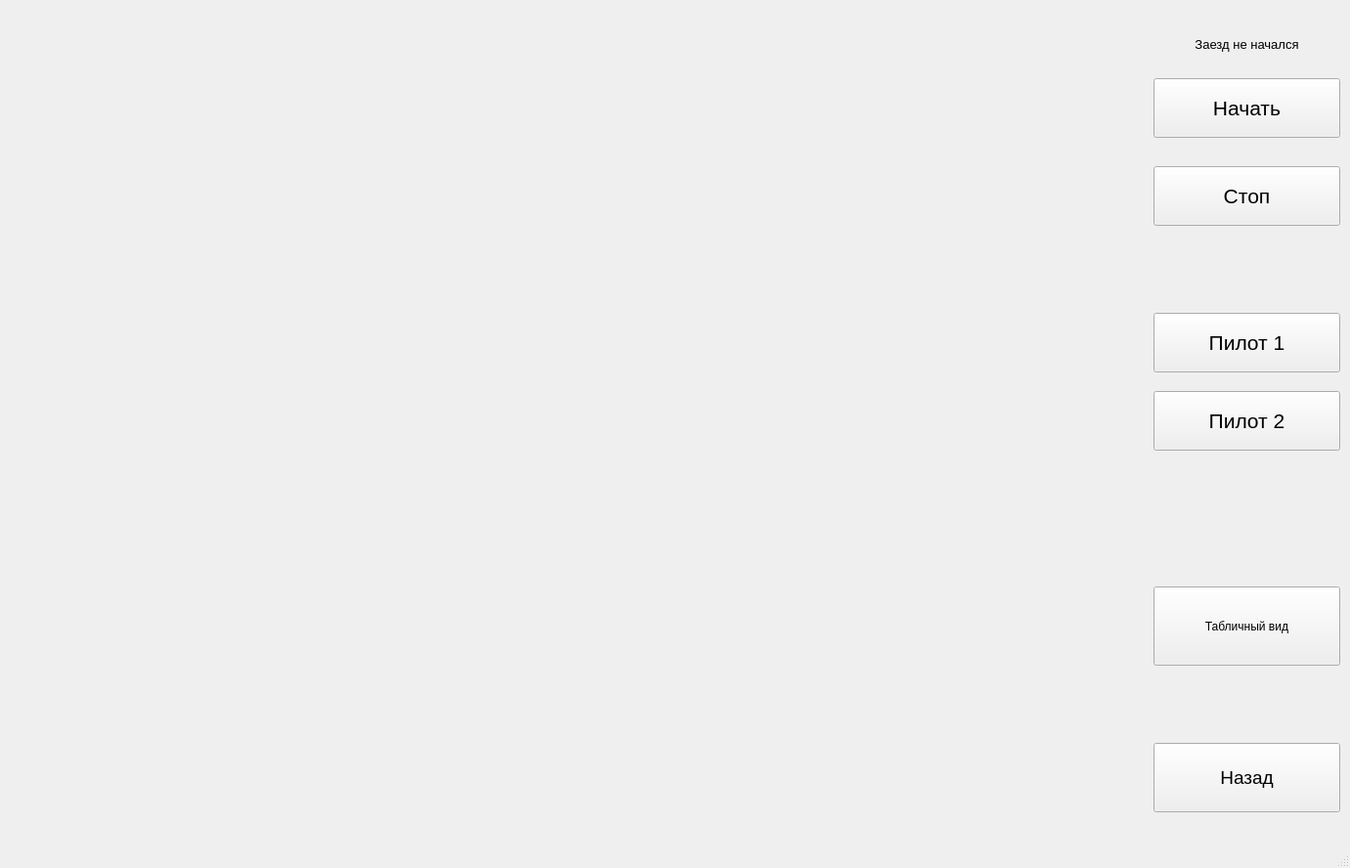
<?xml version="1.0" encoding="UTF-8"?>
<ui version="4.0">
 <class>MainWindow</class>
 <widget class="QMainWindow" name="MainWindow">
  <property name="geometry">
   <rect>
    <x>0</x>
    <y>0</y>
    <width>1381</width>
    <height>888</height>
   </rect>
  </property>
  <property name="windowTitle">
   <string>MainWindow</string>
  </property>
  <widget class="QWidget" name="centralwidget">
   <widget class="QWidget" name="verticalLayoutWidget">
    <property name="geometry">
     <rect>
      <x>0</x>
      <y>0</y>
      <width>1171</width>
      <height>841</height>
     </rect>
    </property>
    <layout class="QVBoxLayout" name="layout"/>
   </widget>
   <widget class="QPushButton" name="backButton">
    <property name="geometry">
     <rect>
      <x>1180</x>
      <y>760</y>
      <width>191</width>
      <height>71</height>
     </rect>
    </property>
    <property name="font">
     <font>
      <pointsize>14</pointsize>
     </font>
    </property>
    <property name="text">
     <string>Назад</string>
    </property>
   </widget>
   <widget class="QLabel" name="isStartedlabel">
    <property name="geometry">
     <rect>
      <x>1180</x>
      <y>20</y>
      <width>191</width>
      <height>51</height>
     </rect>
    </property>
    <property name="font">
     <font>
      <pointsize>10</pointsize>
     </font>
    </property>
    <property name="text">
     <string>Заезд не начался</string>
    </property>
    <property name="alignment">
     <set>Qt::AlignCenter</set>
    </property>
   </widget>
   <widget class="QPushButton" name="startButton">
    <property name="geometry">
     <rect>
      <x>1180</x>
      <y>80</y>
      <width>191</width>
      <height>61</height>
     </rect>
    </property>
    <property name="font">
     <font>
      <pointsize>16</pointsize>
     </font>
    </property>
    <property name="text">
     <string>Начать</string>
    </property>
   </widget>
   <widget class="QPushButton" name="tableViewButton">
    <property name="geometry">
     <rect>
      <x>1180</x>
      <y>600</y>
      <width>191</width>
      <height>81</height>
     </rect>
    </property>
    <property name="text">
     <string>Табличный вид</string>
    </property>
   </widget>
   <widget class="QPushButton" name="pilot1Button">
    <property name="geometry">
     <rect>
      <x>1180</x>
      <y>320</y>
      <width>191</width>
      <height>61</height>
     </rect>
    </property>
    <property name="font">
     <font>
      <pointsize>16</pointsize>
     </font>
    </property>
    <property name="text">
     <string>Пилот 1</string>
    </property>
   </widget>
   <widget class="QPushButton" name="pilot2Button">
    <property name="geometry">
     <rect>
      <x>1180</x>
      <y>400</y>
      <width>191</width>
      <height>61</height>
     </rect>
    </property>
    <property name="font">
     <font>
      <pointsize>16</pointsize>
     </font>
    </property>
    <property name="text">
     <string>Пилот 2</string>
    </property>
   </widget>
   <widget class="QPushButton" name="stopButton">
    <property name="geometry">
     <rect>
      <x>1180</x>
      <y>170</y>
      <width>191</width>
      <height>61</height>
     </rect>
    </property>
    <property name="font">
     <font>
      <pointsize>16</pointsize>
     </font>
    </property>
    <property name="text">
     <string>Стоп</string>
    </property>
   </widget>
  </widget>
  <widget class="QMenuBar" name="menubar">
   <property name="geometry">
    <rect>
     <x>0</x>
     <y>0</y>
     <width>1381</width>
     <height>21</height>
    </rect>
   </property>
  </widget>
  <widget class="QStatusBar" name="statusbar"/>
 </widget>
 <resources/>
 <connections/>
</ui>
